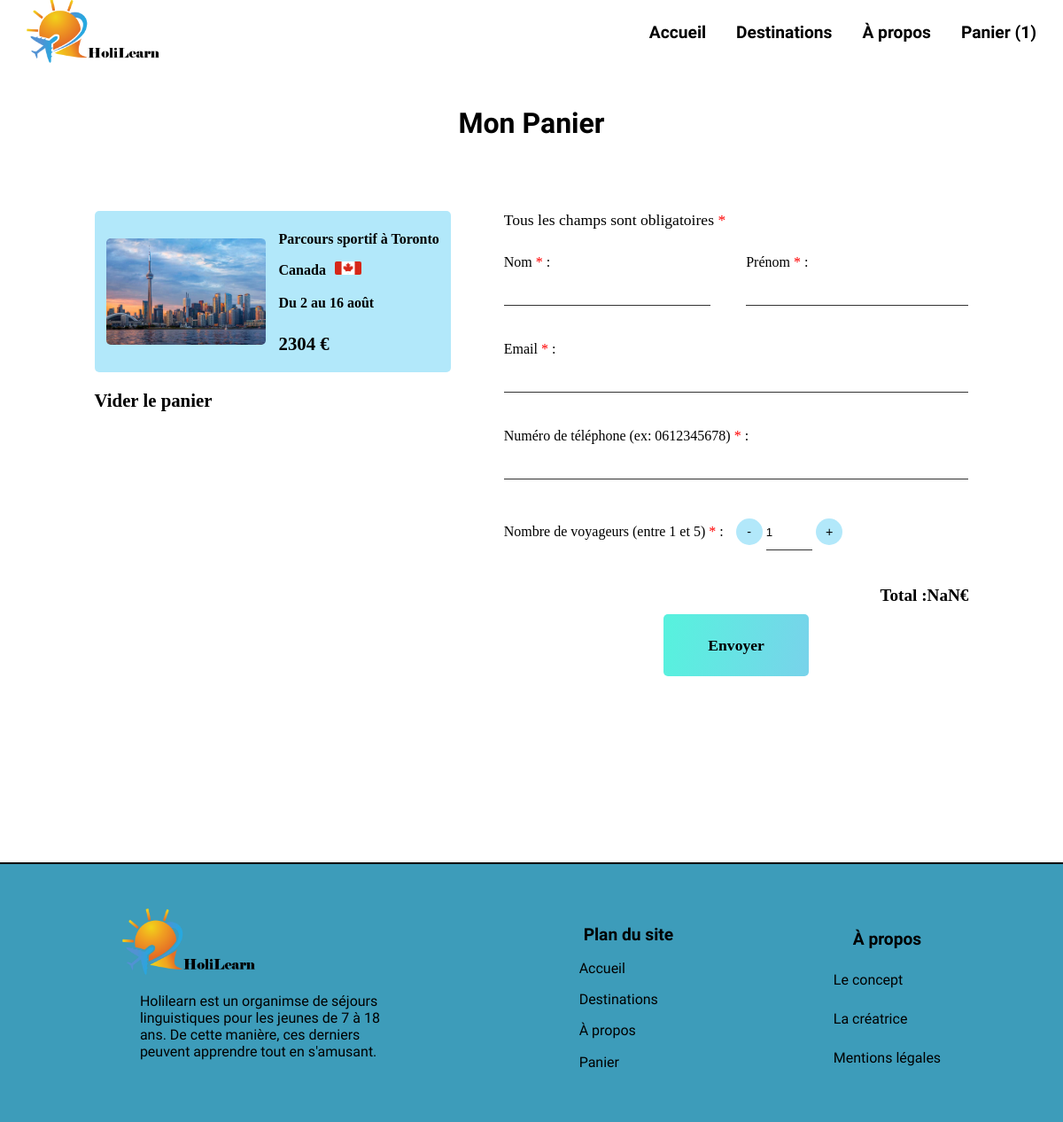
Screenshot of /panier.php?dest=11 with the database file from the repository.
### tables this page shows
CREATE TABLE `destination` (
  `id` int(11) NOT NULL,
  `nom_parcours` varchar(100) NOT NULL,
  `type_parcours` varchar(50) NOT NULL,
  `pays` varchar(30) NOT NULL,
  `drapeau_pays` varchar(30) NOT NULL,
  `age_dest` varchar(10) NOT NULL,
  `periode` varchar(30) NOT NULL,
  `descriptif_dest` text NOT NULL,
  `prix` int(11) NOT NULL,
  `lieu_hebergement` varchar(100) NOT NULL,
  `image1` varchar(50) NOT NULL,
  `image2` varchar(50) NOT NULL,
  `image3` varchar(50) NOT NULL,
  `image4` varchar(50) NOT NULL,
  `activites` varchar(300) NOT NULL,
  `visites` varchar(300) NOT NULL,
  `soirees` varchar(300) NOT NULL,
  `date_modif` timestamp NOT NULL DEFAULT current_timestamp() ON UPDATE current_timestamp(),
  `vacances` varchar(50) NOT NULL,
  `img_card` varchar(50) NOT NULL,
  `resume_act` varchar(100) NOT NULL
);

### panier.php (the view, shortened to what this page needs)
<?php
include("connexion.php");
if (isset($_SESSION["id_dest"])) {
    $requete="SELECT * FROM destination WHERE id IN (" . implode(",", $_SESSION["id_dest"]) . ")";
    $stmt=$db->query($requete);
    $result=$stmt-> fetchall(PDO::FETCH_ASSOC);
}
?>
<!DOCTYPE html>
<html lang="fr">
<head>
    <link rel="stylesheet" href="style.css">
</head>
<body>
    <?php include("navbar.php") ?>
    <h1 id="contenu" class="titre_panier">Mon Panier</h1>
    <section class="panier">
        <div class="produits_panier">
            <?php
                if(isset($result)):
                    foreach ($result as $dest):
            ?>
                        <div class="recap_dest_panier">
                            <div class="img_recap">
                                <div class="img_recap_card" style="background-image:url('<?=$dest["img_card"]?>')"></div>
                            </div>
                            <div class="txt_recap_panier">
                                <h2 class="titre2_recap"><?= $dest["nom_parcours"] ?></h2>
                                <div class="pays_dest">
                                    <h2 class="titre2_recap"><?= $dest["pays"] ?></h2>
                                    <img src="<?= $dest["drapeau_pays"] ?>" alt="">
                                </div>
                                <h2 class="titre2_recap date_panier"><?= $dest["periode"] ?></h2>
                                <h2 class="titre2_recap prix_panier"><?= $dest["prix"] ?> € </h2>
                            </div>
                        </div>
            <?php
                    endforeach;
                endif;
            ?>
            <?php
                if (isset($_SESSION["id_dest"])):
                    if (count($_SESSION["id_dest"]) != 0):
            ?>
                <a href="abort.php" class="suppr_panier" >Vider le panier</a>
            <?php
                    endif;
                endif;
            ?>
        </div>
        <div  class="form_panier">
            <form action="confirmation.php" method="post">
                <p>Tous les champs sont obligatoires <span>*</span></p> <br>
                <div class="nom_prenom">
                    <div class="nom">
                        <label for="nom">Nom <span>*</span> :</label>
                        <input type="text" id="nom" name="nom" onKeyUp="normaliseNom(this)" required><br>
                    </div>
                    <div class="prenom">
                        <label for="prenom">Prénom <span>*</span> :</label>
                        <input type="text" id="prenom" name="prenom" onKeyUp="normalisePrenomCompose(this)" required><br>
                    </div>
                </div>
                <label for="email">Email <span>*</span> :</label>
                <input type="email" id="email" name="email" required><br>
                <label for="telephone">Numéro de téléphone (ex: 0612345678) <span>*</span> :</label>
                <input type="tel" id="telephone" name="telephone" pattern="[0-9]{10}" required><br>
                <label for="nombre_voyageurs">Nombre de voyageurs (entre 1 et 5) <span>*</span> :</label>
                <div class="quantite_bouton">
                    <button class="quantite_moins quantite" type="button">-</button>
                    <input type="number" id="nombre_voyageurs" name="nombre_voyageurs" min="1" max="5" value="1" required>
                    <button class="quantite_plus quantite" type="button" >+</button> <br>
                </div>
                <div class="prix_total">
                    <p>Total : <span class="total_calcule"></span> €</p>
                </div>
                <div class="btn_envoyer_panier">
                    <input type="submit" class="btn-envoyer" value="Envoyer" >
                </div>
            </form>
        </div>
    </section>
    <footer>
      <section class="explications_proj">
        <img src="img/holilearnlogo_text.png" alt="">
        <p>Holilearn est un organimse de séjours linguistiques pour les jeunes de 7 à 18 ans. De cette manière, ces derniers peuvent apprendre tout en s'amusant.</p>
      </section>
      <section class="plan_site">
        <h3>Plan du site</h3>
        <a href="index.php">Accueil</a>
        <a href="destinations.php">Destinations</a>
        <a href="about.php">À propos</a>
        <a href="panier.php">Panier</a>
      </section>
      <section class="about">
        <h3>À propos</h3>
        <a href="about.php#concept">Le concept</a>
        <a href="about.php#creatrice">La créatrice</a>
        <a href="about.php#mention_legale">Mentions légales</a>
      </section>
    </footer>
</body>
</html>

### style.css (style rules this page uses)
*, *::after, *::before { box-sizing: border-box; scroll-behavior: smooth; margin: 0; padding: 0; }
body { font-family: 'Elsie', cursive, sans-serif; }
.field, input[type="submit"] { min-height: 70px; }
h2 { margin-top:100px; margin-left: 40px; }
h3 { font-size: 1.2rem; text-align: center; padding-top: 10px; padding-left: 5px; padding-right: 5px; }
footer { display: flex; justify-content: space-around; background-color:#1688acd4; border-top: solid 2px black; margin-top: 200px; padding: 50px; }
footer img { width: 150px; height: 75px; }
footer section { display: flex; flex-direction: column; justify-content: space-around; }
.explications_proj p { max-width: 340px; padding: 20px; }
footer a { text-decoration: none; color:black; }
section h3 { font-size: 1.2rem; }
.titre_panier { padding-top: 15vh; padding-bottom: 10vh; text-align: center; }
.panier { display: flex; justify-content: center; gap: 60px; }
.recap_dest_panier { display: flex; align-items: center; background-color: #B2E8FA; padding: 13px; border-radius: 5px; margin-bottom: 20px; }
.img_recap_card { background-size: cover; background-position: center; background-repeat: no-repeat; width:15vw; height: 10vw; border-radius: 5px; }
.txt_recap_panier { display: flex; flex-direction: column; }
.titre2_recap { margin-left: 15px; margin-top: 10px; margin-bottom: 7px; font-size: 1rem; font-family: Georgia, 'Times New Roman', Times, serif; }
.date_panier { margin-top: 3px; margin-bottom: 15px; }
.pays_dest { display: flex; gap: 10px; align-items: baseline; margin: 0; }
.pays_dest img { width: 30px; height:15px; border-radius: 2px; margin-bottom: 20px; }
.prix_panier { font-size: 1.3rem; }
.form_panier { width: fit-content; font-family: Georgia, 'Times New Roman', Times, serif; }
.form_panier input:not(.btn-envoyer) { width: 100%; height: 40px; margin-bottom: 40px; border: 1px solid #333; border-width: 0 0 1px; background-color: transparent; }
.form_panier p { margin-bottom: 10px; font-size: 1.1rem; }
.form_panier span:not(.total_calcule) { color: red; }
.nom_prenom { display: flex; gap: 40px; }
.nom_prenom input { width: 80%; }
.form_panier input[type="number"] { width: 10%; }
.quantite { background-color: #B2E8FA; padding: 5px; width: 30px; height: 30px; border-radius: 50%; border: none; font-size: 0.9rem; cursor: pointer; }
.quantite_bouton { display: inline; margin-left: 10px; }
.prix_total p { font-size: 1.2rem; font-weight: bold; display: flex; justify-content: flex-end; }
.total_calcule { color: black; font-weight: bold; }
.btn_envoyer_panier { display: flex; justify-content: center; }
.btn-envoyer { width:fit-content; background: linear-gradient(100.81deg, rgba(56, 238, 216, 0.84) 5.52%, rgba(33, 177, 222, 0.5964) 106.72%); border: none; border-radius: 5px; padding: 0 50px; margin: auto; margin-bottom: 10px; font-family: Georgia, 'Times New Roman', Times, serif; font-size: 1.1rem; font-weight: bold; cursor: pointer; height: 50px; color: black; }
.suppr_panier { text-decoration: none; color: black; font-family: Georgia, 'Times New Roman', Times, serif; font-size: 1.3rem; font-weight: 900; }

### rows the page displays
destination: img_card (picture), nom_parcours "Parcours sportif à Toronto", pays "Canada", drapeau_pays (picture), periode "Du 2 au 16 août", prix "2304"

### other values shown
count($_SESSION["id_dest"]) "1"
